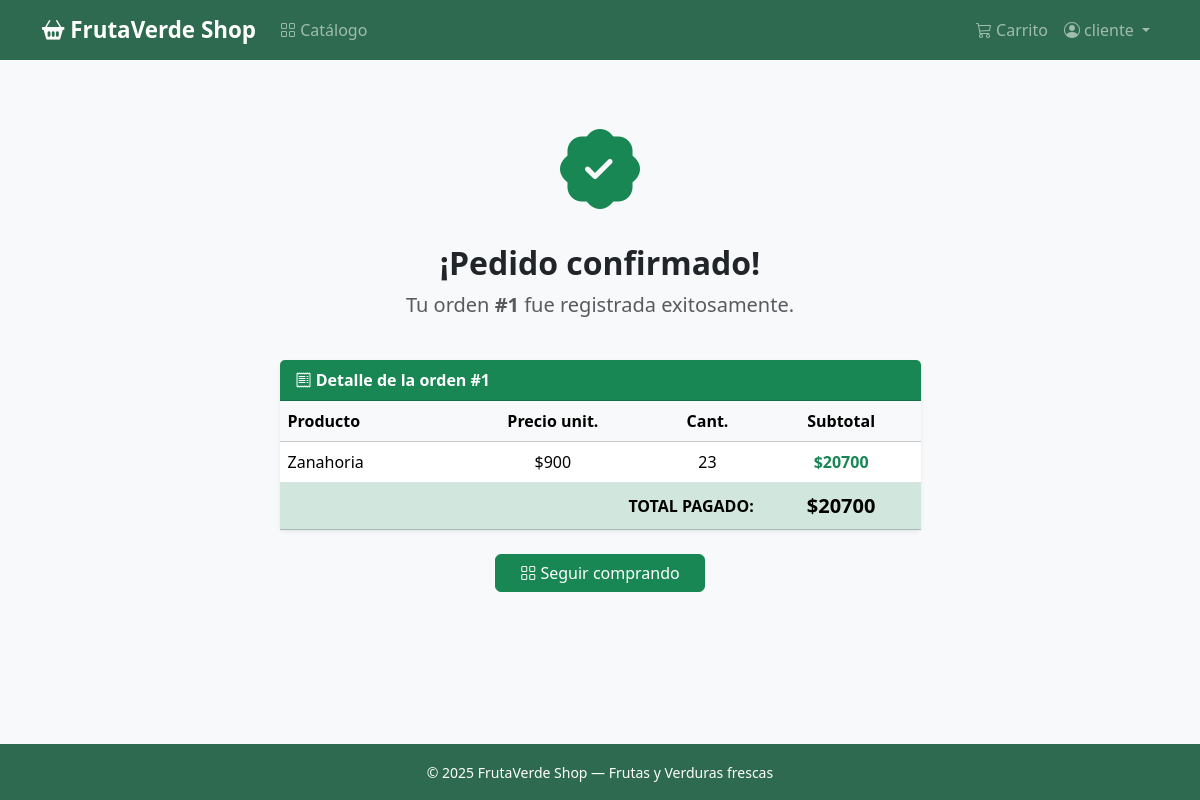
Page /orden/1/exito/ (signed in) on the committed database.
### store/models.py (models this page shows, shortened)
class Order(models.Model):
    user = models.ForeignKey(User, on_delete=models.CASCADE, related_name='orders')
    created_at = models.DateTimeField(auto_now_add=True)
    total = models.DecimalField(max_digits=10, decimal_places=0)

class OrderItem(models.Model):
    order = models.ForeignKey(Order, on_delete=models.CASCADE, related_name='items')
    product = models.ForeignKey(Product, on_delete=models.CASCADE)
    quantity = models.PositiveIntegerField()
    price = models.DecimalField(max_digits=10, decimal_places=0)
    def get_subtotal(self):
        return self.price * self.quantity

class Product(models.Model):
    CATEGORY_CHOICES = [
        ('fruta', 'Fruta'),
        ('verdura', 'Verdura'),
    ]
    name = models.CharField(max_length=100)
    description = models.TextField(blank=True)
    price = models.DecimalField(max_digits=10, decimal_places=0)
    stock = models.PositiveIntegerField(default=0)
    category = models.CharField(max_length=20, choices=CATEGORY_CHOICES, default='fruta')
    image_url = models.URLField(blank=True)
    active = models.BooleanField(default=True)

### store/views.py (the view)
# urls.py: path('orden/<int:order_id>/exito/', views.order_success, name='order_success'),
@login_required
def order_success(request, order_id):
    order = get_object_or_404(Order, pk=order_id, user=request.user)
    return render(request, 'store/order_success.html', {'order': order})

### store/templates/store/order_success.html (shortened to what this page needs)
{% extends 'store/base.html' %}
{% block content %}
<div class="row justify-content-center">
    <div class="col-lg-7 text-center">
        <div class="py-4">
            <i class="bi bi-patch-check-fill text-success" style="font-size:5rem;"></i>
            <h2 class="fw-bold mt-3">¡Pedido confirmado!</h2>
            <p class="text-muted fs-5">Tu orden <strong>#{{ order.id }}</strong> fue registrada exitosamente.</p>
        </div>
        <div class="card shadow-sm border-0 text-start mb-4">
            <div class="card-header bg-success text-white fw-bold">
                <i class="bi bi-receipt"></i> Detalle de la orden #{{ order.id }}
            </div>
            <div class="card-body p-0">
                <table class="table table-hover align-middle mb-0">
                    <thead class="table-light">
                        <tr>
                            <th>Producto</th>
                            <th class="text-center">Precio unit.</th>
                            <th class="text-center">Cant.</th>
                            <th class="text-center">Subtotal</th>
                        </tr>
                    </thead>
                    <tbody>
                        {% for item in order.items.all %}
                        <tr>
                            <td>{{ item.product.name }}</td>
                            <td class="text-center">${{ item.price }}</td>
                            <td class="text-center">{{ item.quantity }}</td>
                            <td class="text-center fw-bold text-success">${{ item.get_subtotal }}</td>
                        </tr>
                        {% endfor %}
                    </tbody>
                    <tfoot>
                        <tr class="table-success">
                            <td colspan="3" class="text-end fw-bold">TOTAL PAGADO:</td>
                            <td class="text-center fw-bold fs-5">${{ order.total }}</td>
                        </tr>
                    </tfoot>
                </table>
            </div>
        </div>
        <a href="{% url 'catalog' %}" class="btn btn-success px-4">
            <i class="bi bi-grid"></i> Seguir comprando
        </a>
    </div>
</div>
{% endblock %}

### store/templates/store/base.html (shortened to what this page needs)
<!DOCTYPE html>
<html lang="es">
<head>
    <link href="https://cdn.jsdelivr.net/npm/bootstrap@5.3.3/dist/css/bootstrap.min.css" rel="stylesheet">
    <link href="https://cdn.jsdelivr.net/npm/bootstrap-icons@1.11.3/font/bootstrap-icons.min.css" rel="stylesheet">
</head>
<body>
{% if user.is_authenticated %}
<nav class="navbar navbar-expand-lg navbar-dark" style="background-color: #2d6a4f;">
    <div class="container">
        <a class="navbar-brand" href="{% url 'catalog' %}">
            <i class="bi bi-basket2-fill"></i> FrutaVerde Shop
        </a>
        <div class="collapse navbar-collapse" id="navMenu">
            <ul class="navbar-nav me-auto">
                <li class="nav-item">
                    <a class="nav-link" href="{% url 'catalog' %}"><i class="bi bi-grid"></i> Catálogo</a>
                </li>
            </ul>
            <ul class="navbar-nav">
                {% if not user.is_staff %}
                <li class="nav-item">
                    <a class="nav-link" href="{% url 'cart' %}">
                        <i class="bi bi-cart3"></i> Carrito
                    </a>
                </li>
                {% endif %}
                <li class="nav-item dropdown">
                    <a class="nav-link dropdown-toggle" href="#" data-bs-toggle="dropdown">
                        <i class="bi bi-person-circle"></i> {{ user.username }}
                    </a>
                </li>
            </ul>
        </div>
    </div>
</nav>
{% endif %}
<main class="container py-4">
    {% block content %}{% endblock %}
</main>
<footer class="py-3 mt-auto">
    <div class="container text-center">
        <small>&copy; 2025 FrutaVerde Shop — Frutas y Verduras frescas</small>
    </div>
</footer>
</body>
</html>

### store/templates/store/base.html (style rules this page uses)
html, body { height: 100%; }
body { background-color: #f8f9fa; display: flex; flex-direction: column; min-height: 100vh; }
main { flex: 1; }
.navbar-brand { font-weight: 700; font-size: 1.4rem; }
footer { background-color: #2d6a4f; color: white; }

### rows in the picture
Order: id "1", total "20700"
OrderItem: product.name "Zanahoria", price "900", quantity "23", get_subtotal "20700"

### other values in the picture
{{ user.username }} "cliente"
